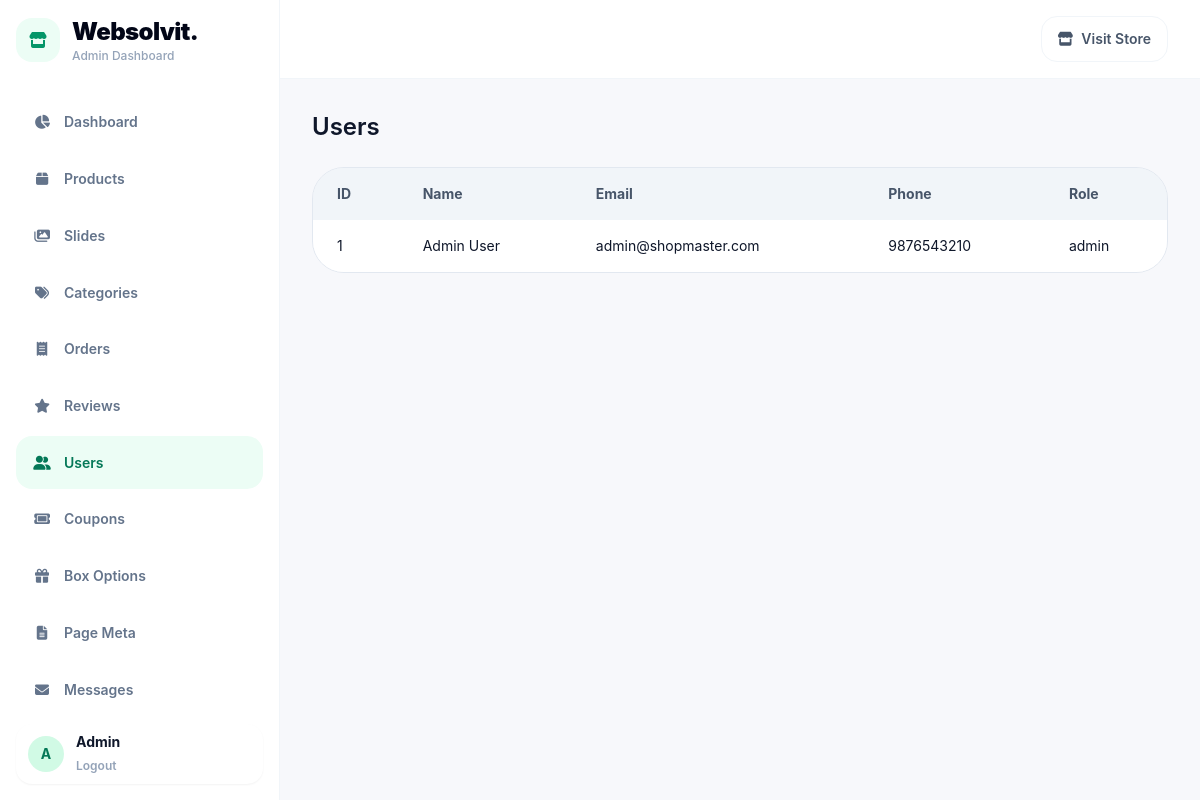
Before: /admin/users.php (signed in) with the older database file.
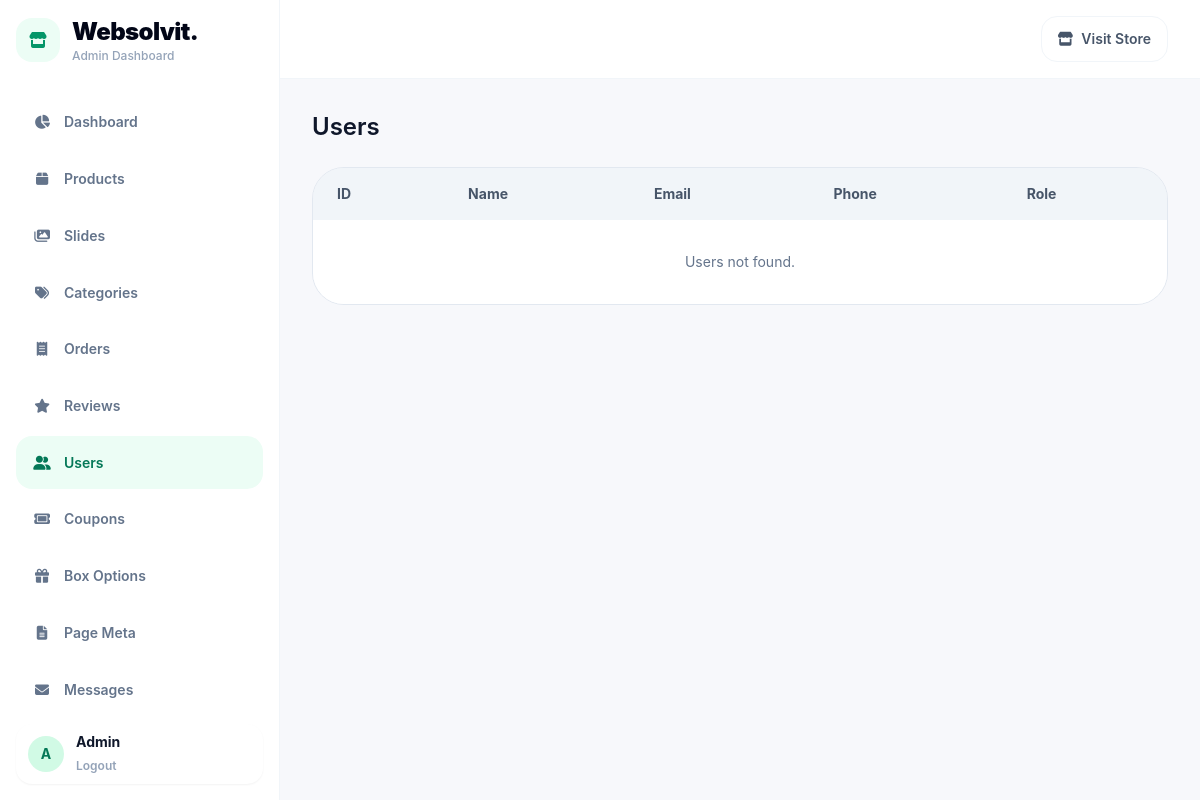
After: the same page with the newer database file.
### tables this page shows
CREATE TABLE IF NOT EXISTS users (
    id INT AUTO_INCREMENT PRIMARY KEY,
    name VARCHAR(120) NOT NULL,
    phone VARCHAR(20) DEFAULT NULL,
    email VARCHAR(150) NOT NULL UNIQUE,
    password VARCHAR(255) NOT NULL,
    role ENUM('user','admin') NOT NULL DEFAULT 'user',
    created_at TIMESTAMP DEFAULT CURRENT_TIMESTAMP
);

### includes/functions.php (called while the page is built, shortened)
<?php
function sanitize($value) {
    return htmlspecialchars(trim($value), ENT_QUOTES, 'UTF-8');
}

### admin/users.php (the view)
<?php
require_once __DIR__ . '/_header.php';
$users = $pdo->query('SELECT id, name, email, phone, role FROM users ORDER BY id DESC')->fetchAll();
?>
<div>
    <h2 class="text-2xl font-semibold text-slate-900">Users</h2>
    <div class="mt-6 overflow-hidden rounded-[2rem] border border-slate-200">
        <table class="w-full border-separate border-spacing-0 text-left text-sm">
            <thead class="bg-slate-100 text-slate-600"><tr><th class="px-6 py-4">ID</th><th class="px-6 py-4">Name</th><th class="px-6 py-4">Email</th><th class="px-6 py-4">Phone</th><th class="px-6 py-4">Role</th></tr></thead>
            <tbody>
                <?php foreach ($users as $user): ?>
                    <tr class="border-t border-slate-200 bg-white">
                        <td class="px-6 py-4"><?= $user['id'] ?></td>
                        <td class="px-6 py-4"><?= sanitize($user['name']) ?></td>
                        <td class="px-6 py-4"><?= sanitize($user['email']) ?></td>
                        <td class="px-6 py-4"><?= sanitize($user['phone']) ?></td>
                        <td class="px-6 py-4"><?= sanitize($user['role']) ?></td>
                    </tr>
                <?php endforeach; ?>
                <?php if (!$users): ?>
                    <tr class="bg-white"><td colspan="5" class="px-6 py-8 text-center text-slate-500">Users not found.</td></tr>
                <?php endif; ?>
            </tbody>
        </table>
    </div>
</div>
<?php require_once __DIR__ . '/_footer.php'; ?>

### admin/_header.php (shortened to what the changed rows need)
<?php
require_once __DIR__ . '/../includes/functions.php';
$currentAdminPage = basename($_SERVER['SCRIPT_NAME'] ?? '');
$adminNavItems = [
    ['dashboard.php', 'Dashboard', 'fa-solid fa-chart-pie'],
    ['products.php', 'Products', 'fa-solid fa-box'],
    ['slides.php', 'Slides', 'fa-solid fa-images'],
    ['categories.php', 'Categories', 'fa-solid fa-tags'],
    ['orders.php', 'Orders', 'fa-solid fa-receipt'],
    ['reviews.php', 'Reviews', 'fa-solid fa-star'],
    ['users.php', 'Users', 'fa-solid fa-user-group'],
    ['coupons.php', 'Coupons', 'fa-solid fa-ticket'],
    ['box-options.php', 'Box Options', 'fa-solid fa-gift'],
    ['page-meta.php', 'Page Meta', 'fa-solid fa-file-lines'],
    ['messages.php', 'Messages', 'fa-solid fa-envelope'],
];
?>
<!DOCTYPE html>
<html lang="en">
<head>
    <script src="https://cdn.tailwindcss.com"></script>
    <link rel="stylesheet" href="https://cdnjs.cloudflare.com/ajax/libs/font-awesome/6.5.2/css/all.min.css" />
</head>
<body class="min-h-screen bg-[#f7f8fb] text-slate-900 font-body">
    <div class="min-h-screen lg:grid lg:grid-cols-[280px_1fr]">
        <aside class="border-r border-slate-100 bg-white lg:sticky lg:top-0 lg:h-screen">
            <div class="flex h-full flex-col p-4">
                <nav class="flex-1 overflow-y-auto mt-8 grid gap-1 text-sm font-semibold text-slate-500">
                    <?php foreach ($adminNavItems as $item): ?>
                        <?php $isActiveAdminItem = $currentAdminPage === $item[0]; ?>
                        <a href="<?= BASE_URL ?>/admin/<?= $item[0] ?>" class="flex items-center gap-3 rounded-2xl px-4 py-3 transition <?= $isActiveAdminItem ? 'bg-emerald-50 text-emerald-700' : 'hover:bg-slate-50 hover:text-slate-900' ?>">
                            <i class="<?= $item[2] ?> w-5 text-center text-sm"></i>
                            <span><?= sanitize($item[1]) ?></span>
                        </a>
                    <?php endforeach; ?>
                </nav>
            </div>
        </aside>
        <div class="min-w-0">
            <main class="px-4 py-8 sm:px-6 lg:px-8">

Changed rows visible on the page:
removed users: id "1", name "Admin User", email "admin@shopmaster.com", phone "9876543210", role "admin"
Other visible differences:
text now shown: "Users not found."
